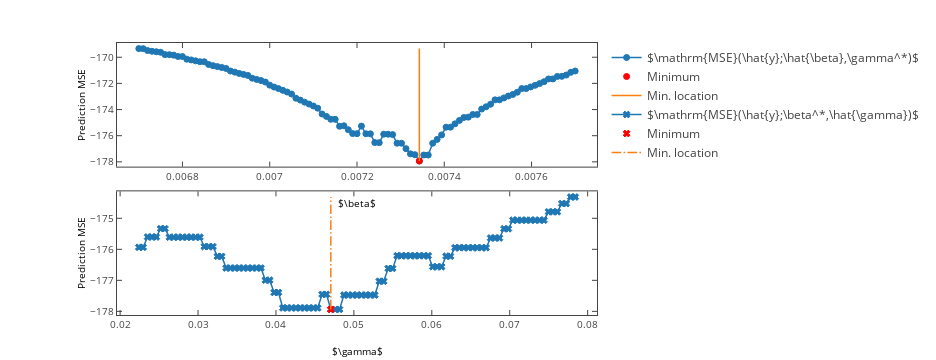

This figure's notebook cell:
### Markdown cell above
### Example of use of the LGS on standard and physical parameters
<a id="example_2"></a>
[Back to index](#index)

### Code cell
def example_lgs( ):
    
    # Number of samples
    nrof_samples = 500

    # Set physical parameters
    T_m = 1e-8; T_sampling = 1e-4; delta_0 = 5e-6; f_d = 73; phase_s = 3*np.pi/4; rho = 2;

    # Set noise levels
    SNR_out = 30; SNR_in = 30

    # Derive related quantities
    # Get S's period
    T_s = T_m / (1 + T_m * f_d)
    # Obtain standard parameters
    alpha, beta, gamma, psi = to_standard_parameters( T_sampling = T_sampling, delta_0 = delta_0, rho = rho,
                                                      f_d = f_d, T_s = T_s, phase_s = phase_s )

    # Get noise stds as a function of the inner and outer SNRs
    w_std = np.abs( psi ) * 10**( - SNR_out / 20 )
    v_std = 10**( - SNR_in / 20 )

    # Generate signal
    y = generate_signal( nrof_samples = nrof_samples, beta = beta, gamma = gamma, alpha = alpha, psi = psi,
                         w_std = w_std, v_std = v_std )

    # Estimate standard parameters by PCP
    (PCP_alpha, PCP_beta, PCP_gamma, PCP_time) = PCP( y, psi_function = ( 
                                                      lambda beta: psi_function( beta, T_sampling, T_m ) ), 
                                                      return_time = True )

    # Compute the implied physical parameters from the PCP-estimated standard parameters
    PCP_f_d, PCP_phase_s, PCP_rho = to_physical_parameters( alpha = PCP_alpha, beta = PCP_beta, gamma = PCP_gamma, 
                                                            T_m = T_m, T_sampling = T_sampling, delta_0 = delta_0 )

    # Estimate standard parameters by LGS around the estimate given by PCP (re-run from inside grid_search)
    (lgs_alpha, lgs_beta, 
     lgs_gamma, lgs_time) = grid_search( y, nrof_points = np.array( [100, 100] ), psi_function = ( 
                                         lambda beta: psi_function( beta, T_sampling, T_m ) ), 
                                         plots = True, return_time = True )
    
    # Compute the implied physical parameters from the LGS-estimated standard parameters
    (lgs_f_d, lgs_phase_s, lgs_rho) = to_physical_parameters( alpha = lgs_alpha, beta = lgs_beta, gamma = lgs_gamma, 
                                                              T_m = T_m, T_sampling = T_sampling, delta_0 = delta_0 )
    
    # Show the plots before any tables
    if interactive:
        mpl_to_pltly( plt.gcf( ) )
    else:
        plt.show( )

    # Print true and estimated values for standard parameters
    print("\n")
    print( tabulate( [ [ "True", str( alpha ), str( beta ), str( gamma ) ], 
                       [ "PCP", str( PCP_alpha ), str( PCP_beta ), str( PCP_gamma ) ],
                       [ "LGS", str( lgs_alpha ), str( lgs_beta ), str( lgs_gamma ) ],
                       [ "---------", "---------", "---------", "---------"],
                       [ "PCP error", str( np.abs( PCP_alpha - alpha ) ), 
                                      str( np.abs( PCP_beta  - beta  ) ),
                                      str( np.abs( PCP_gamma - gamma ) )],
                       [ "LGS error", str( np.abs( lgs_alpha - alpha ) ), 
                                      str( np.abs( lgs_beta  - beta  ) ),
                                      str( np.abs( lgs_gamma - gamma ) )],
                       [ "---------", "---------", "---------", "---------"],
                       [ "PCP error / LGS error", 
                        str( np.abs( PCP_alpha - alpha ) / np.abs( lgs_alpha - alpha ) ),
                        str( np.abs( PCP_beta  - beta  ) / np.abs( lgs_beta  - beta  ) ), 
                        str( np.abs( PCP_gamma - gamma ) / np.abs( lgs_gamma - gamma ) ) ] ], 
                    headers = [ 'alpha', 'beta', 'gamma' ] ) )
    print( "\n\tTab. 1: Performance on standard parameters" )

    # Print true and estimated values for physical clock synchronization and ranging parameters
    print("\n")
    print( tabulate( [ [ "True", str( rho ), str( f_d ), str( phase_s ) ], 
                       [ "PCP", str( PCP_rho ), str( PCP_f_d ), str( PCP_phase_s ) ],
                       [ "LGS", str( lgs_rho ), str( lgs_f_d ),  str( lgs_phase_s ) ],
                       [ "---------", "---------", "---------", "---------"],
                       [ "PCP error", str( np.abs( PCP_rho - rho ) ), 
                                      str( np.abs( PCP_f_d  - f_d  ) ),
                                      str( np.abs( PCP_phase_s - phase_s ) )],
                       [ "LGS error", str( np.abs( lgs_rho - rho ) ), 
                                      str( np.abs( lgs_f_d  - f_d  ) ),
                                      str( np.abs( lgs_phase_s - phase_s ) )],
                       [ "---------", "---------", "---------", "---------"],
                       [ "PCP error / LGS error", 
                        str( np.abs( PCP_rho - rho )         / np.abs( lgs_rho - rho ) ),
                        str( np.abs( PCP_f_d  - f_d  )       / np.abs( lgs_f_d  - f_d  ) ), 
                        str( np.abs( PCP_phase_s - phase_s ) / np.abs( lgs_phase_s - phase_s ) ) ] ],
                    headers = [ 'rho', 'f_d', 'phi_s' ] ) )
    print( "\n\tTab. 2: Performance on physical clock synchronization and ranging parameters" )

    # Print time taken by the different approaches
    print( "\n" )
    print( tabulate( [[ "PCP", "%f"%( PCP_time ) ], [ "LGS", "%f"%( lgs_time ) ],
                      [ "----", "----"], ["LGS time / PCP time", "%f"%( lgs_time / PCP_time ) ] ], 
                    headers = ["Time [s]"] ) )
    print( "\n\tTab. 3: Execution time comparison")

if run_examples:
    example_lgs( )

### Figure 1 — Plotly figure (JSON) as saved in the notebook; plotly's stock layout.template omitted (floating-point values rounded to 4 significant figures)
{"data": [{"line": {"color": "rgba (31, 119, 180, 1)", "dash": "solid", "width": 1.5}, "marker": {"color": "#1F77B4", "line": {"color": "#1F77B4", "width": 1}, "opacity": 1, "size": 6, "symbol": "circle"}, "mode": "lines+markers", "name": "$\\mathrm{MSE}(\\hat{y};\\hat{\\beta},\\gamma^*)$", "type": "scatter", "uid": "86d9f47c-e40d-43d5-8640-135634c8cc62", "x": [0.0067, 0.00671, 0.00672, 0.00673, 0.00674, 0.00675, 0.00676, 0.00677, 0.00678, 0.00679, 0.0068, 0.00681, 0.00682, 0.00683, 0.00684, 0.00685, 0.00686, 0.00687, 0.00688, 0.00689, 0.0069, 0.00691, 0.00692, 0.00693, 0.00694, 0.00695, 0.00696, 0.00697, 0.00698, 0.00699, 0.007, 0.00701, 0.00702, 0.00703, 0.00704, 0.00705, 0.00706, 0.00707, 0.00708, 0.00709, 0.0071, 0.00711, 0.00712, 0.00713, 0.00714, 0.00715, 0.00716, 0.00717, 0.00718, 0.00719, 0.0072, 0.00721, 0.00722, 0.007231, 0.007241, 0.007251, 0.007261, 0.007271, 0.007282, 0.007292, 0.007302, 0.007312, 0.007322, 0.007333, 0.007343, 0.007353, 0.007363, 0.007373, 0.007384, 0.007394, 0.007404, 0.007414, 0.007424, 0.007435, 0.007445, 0.007455, 0.007465, 0.007476, 0.007486, 0.007496, 0.007506, 0.007516, 0.007527, 0.007537, 0.007547, 0.007557, 0.007567, 0.007578, 0.007588, 0.007598, 0.007608, 0.007618, 0.007629, 0.007639, 0.007649, 0.007659, 0.007669, 0.00768, 0.00769, 0.0077], "xaxis": "x", "y": [-169.3, -169.3, -169.5, -169.5, -169.6, -169.6, -169.8, -169.8, -169.8, -169.9, -169.9, -170.1, -170.2, -170.3, -170.3, -170.3, -170.6, -170.6, -170.7, -170.8, -170.9, -171.1, -171.1, -171.2, -171.3, -171.4, -171.6, -171.7, -171.8, -171.9, -172.1, -172.3, -172.4, -172.5, -172.7, -172.8, -173.1, -173.3, -173.4, -173.6, -173.7, -173.9, -174.3, -174.5, -174.7, -174.7, -175.3, -175.2, -175.5, -175.8, -175.8, -175.3, -175.9, -175.9, -176.5, -176.5, -175.9, -175.9, -175.9, -176.6, -176.6, -177.0, -177.4, -177.4, -177.9, -177.5, -177.5, -176.6, -176.3, -175.9, -175.3, -175.3, -175.1, -174.8, -174.6, -174.6, -174.4, -174.4, -174.0, -173.8, -173.6, -173.3, -173.3, -173.1, -173.0, -172.8, -172.7, -172.4, -172.4, -172.3, -172.1, -172.0, -171.9, -171.7, -171.7, -171.5, -171.5, -171.4, -171.2, -171.1], "yaxis": "y"}, {"marker": {"color": "#FF0000", "line": {"color": "#FF0000", "width": 1}, "opacity": 1, "size": 6, "symbol": "circle"}, "mode": "markers", "name": "Minimum", "type": "scatter", "uid": "14891f72-6041-405f-ac8a-072c9fec5727", "x": [0.007343], "xaxis": "x", "y": [-177.9], "yaxis": "y"}, {"line": {"color": "rgba (255, 127, 14, 1)", "dash": "solid", "width": 1.5}, "mode": "lines", "name": "Min. location", "type": "scatter", "uid": "aa14579c-162d-424d-88a2-77826ba5382f", "x": [0.007343, 0.007343], "xaxis": "x", "y": [-177.9, -169.3], "yaxis": "y"}, {"line": {"color": "rgba (31, 119, 180, 1)", "dash": "solid", "width": 1.5}, "marker": {"color": "#1F77B4", "line": {"color": "#1F77B4", "width": 1}, "opacity": 1, "size": 6, "symbol": "x"}, "mode": "lines+markers", "name": "$\\mathrm{MSE}(\\hat{y};\\beta^*,\\hat{\\gamma})$", "type": "scatter", "uid": "d745221a-b9c1-4357-a4db-0eb9f4831f3b", "x": [0.0224, 0.02296, 0.02352, 0.02408, 0.02464, 0.0252, 0.02576, 0.02632, 0.02688, 0.02744, 0.028, 0.02856, 0.02912, 0.02968, 0.03024, 0.0308, 0.03136, 0.03192, 0.03248, 0.03304, 0.0336, 0.03416, 0.03472, 0.03528, 0.03584, 0.0364, 0.03696, 0.03752, 0.03808, 0.03864, 0.0392, 0.03976, 0.04032, 0.04088, 0.04144, 0.042, 0.04256, 0.04312, 0.04368, 0.04424, 0.0448, 0.04536, 0.04592, 0.04648, 0.04704, 0.0476, 0.04816, 0.04872, 0.04928, 0.04984, 0.0504, 0.05097, 0.05154, 0.05211, 0.05269, 0.05326, 0.05383, 0.0544, 0.05497, 0.05554, 0.05611, 0.05669, 0.05726, 0.05783, 0.0584, 0.05897, 0.05954, 0.06011, 0.06069, 0.06126, 0.06183, 0.0624, 0.06297, 0.06354, 0.06411, 0.06469, 0.06526, 0.06583, 0.0664, 0.06697, 0.06754, 0.06811, 0.06869, 0.06926, 0.06983, 0.0704, 0.07097, 0.07154, 0.07211, 0.07269, 0.07326, 0.07383, 0.0744, 0.07497, 0.07554, 0.07611, 0.07669, 0.07726, 0.07783, 0.0784], "xaxis": "x2", "y": [-175.9, -175.9, -175.6, -175.6, -175.6, -175.3, -175.3, -175.6, -175.6, -175.6, -175.6, -175.6, -175.6, -175.6, -175.6, -175.9, -175.9, -175.9, -176.2, -176.2, -176.6, -176.6, -176.6, -176.6, -176.6, -176.6, -176.6, -176.6, -176.6, -177.0, -177.0, -177.4, -177.4, -177.9, -177.9, -177.9, -177.9, -177.9, -177.9, -177.9, -177.9, -177.9, -177.5, -177.5, -177.9, -177.9, -177.9, -177.5, -177.5, -177.5, -177.5, -177.5, -177.5, -177.5, -177.5, -177.0, -177.0, -176.6, -176.6, -176.2, -176.2, -176.2, -176.2, -176.2, -176.2, -176.2, -176.2, -176.6, -176.6, -176.6, -176.2, -176.2, -175.9, -175.9, -175.9, -175.9, -175.9, -175.9, -175.9, -175.9, -175.6, -175.6, -175.6, -175.3, -175.3, -175.1, -175.1, -175.1, -175.1, -175.1, -175.1, -175.1, -175.1, -174.8, -174.8, -174.8, -174.5, -174.5, -174.3, -174.3], "yaxis": "y2"}, {"marker": {"color": "#FF0000", "line": {"color": "#FF0000", "width": 1}, "opacity": 1, "size": 6, "symbol": "x"}, "mode": "markers", "name": "Minimum", "type": "scatter", "uid": "a982f566-29db-46ee-a08c-aecedc6082e3", "x": [0.04704], "xaxis": "x2", "y": [-177.9], "yaxis": "y2"}, {"line": {"color": "rgba (255, 127, 14, 1)", "dash": "9.600000000000001px,2.4000000000000004px,1.5px,2.4000000000000004px", "width": 1.5}, "mode": "lines", "name": "Min. location", "type": "scatter", "uid": "cf867bbc-de25-4610-9aad-94955b390da1", "x": [0.04704, 0.04704], "xaxis": "x2", "y": [-177.9, -174.3], "yaxis": "y2"}], "layout": {"autosize": false, "height": 360, "hovermode": "closest", "margin": {"b": 45, "l": 117, "pad": 0, "r": 93, "t": 43}, "showlegend": true, "width": 936, "xaxis": {"anchor": "y", "domain": [0, 1], "mirror": "ticks", "nticks": 7, "range": [0.00665, 0.00775], "showgrid": false, "showline": true, "side": "bottom", "tickfont": {"size": 10}, "ticks": "inside", "title": {"font": {"color": "#000000", "size": 10}, "text": "$\\beta$"}, "type": "linear", "zeroline": false}, "xaxis2": {"anchor": "y2", "domain": [0, 1], "mirror": "ticks", "nticks": 9, "range": [0.0196, 0.0812], "showgrid": false, "showline": true, "side": "bottom", "tickfont": {"size": 10}, "ticks": "inside", "title": {"font": {"color": "#000000", "size": 10}, "text": "$\\gamma$"}, "type": "linear", "zeroline": false}, "yaxis": {"anchor": "x", "domain": [0.5455, 1], "mirror": "ticks", "nticks": 7, "range": [-178.4, -168.9], "showgrid": false, "showline": true, "side": "left", "tickfont": {"size": 10}, "ticks": "inside", "title": {"font": {"color": "#000000", "size": 10}, "text": "Prediction MSE"}, "type": "linear", "zeroline": false}, "yaxis2": {"anchor": "x2", "domain": [0, 0.4545], "mirror": "ticks", "nticks": 6, "range": [-178.1, -174.1], "showgrid": false, "showline": true, "side": "left", "tickfont": {"size": 10}, "ticks": "inside", "title": {"font": {"color": "#000000", "size": 10}, "text": "Prediction MSE"}, "type": "linear", "zeroline": false}}}
